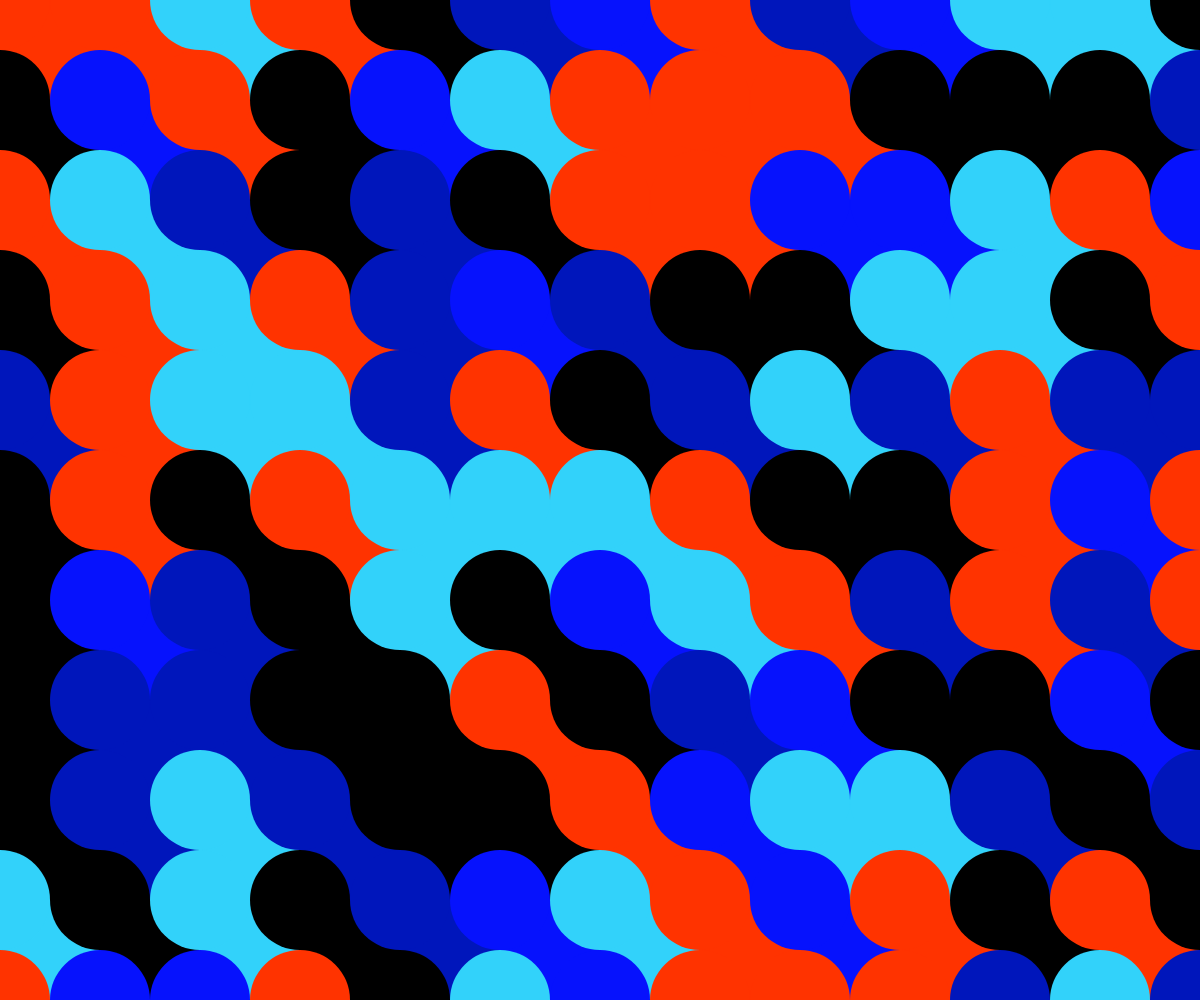
Frame 1 (no input)
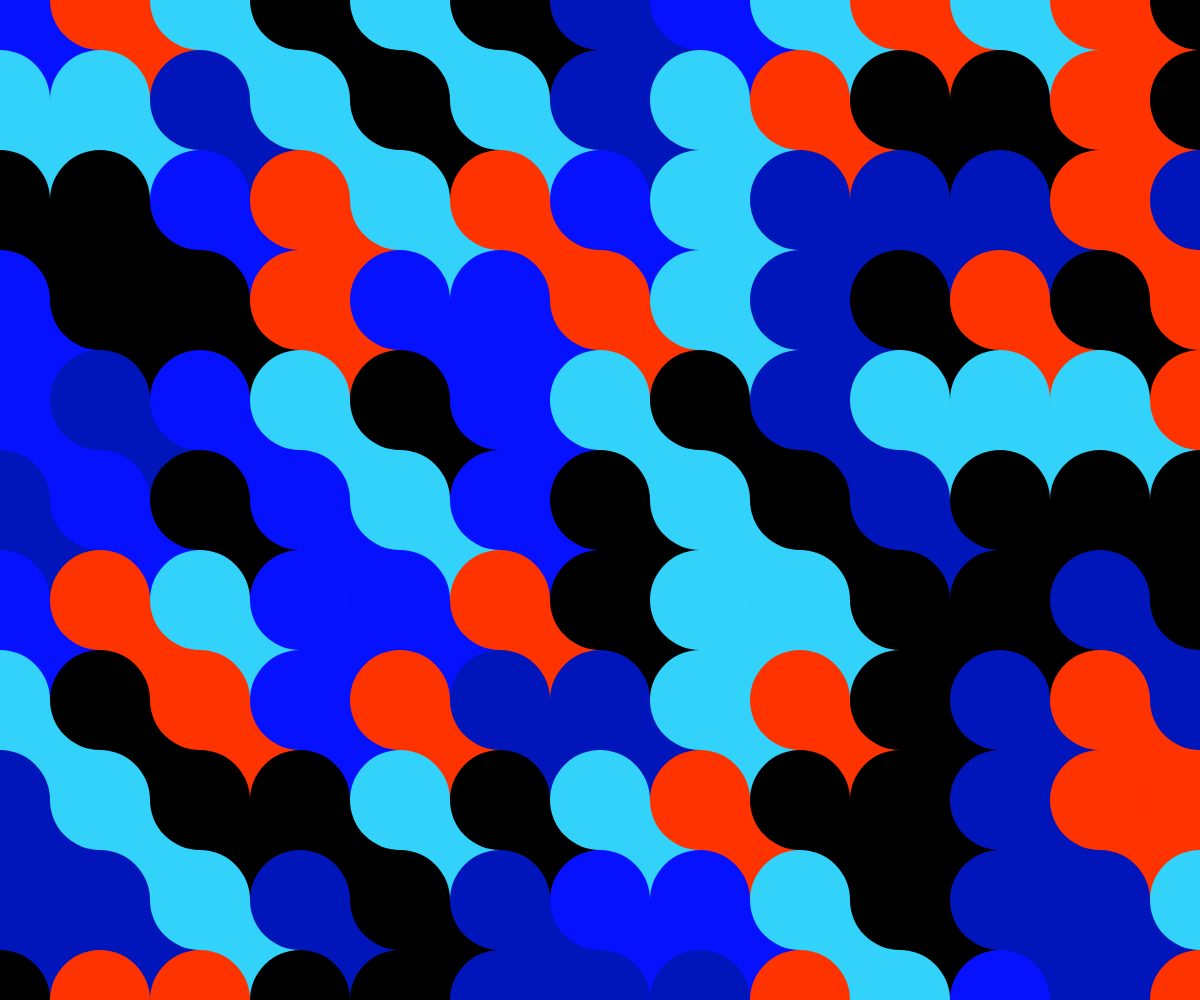
Frame 2 (the mouse pressed at the canvas centre, redrawn once)

The p5.js sketch that drew these frames (run headless with seeded random() and noise() and a simulated clock; the mouse was pressed at the canvas centre and the sketch redrawn once):

// p5.js sketch
// ── sketch.js
/*
Inspired by "rectangular forms" by the Belfort Group
Published in Computer Graphics and Art, 1976, Vol. 1, No. 3 	
*/

let cellSize;

function setup() {
  createCanvas(windowWidth, windowHeight);
  noStroke();
}

function draw() {
  // blendMode(BLEND);
  // background(0);
  // blendMode(DIFFERENCE);

  background(0);
  cellSize = min(width / 10, height / 10);

  for (let x = 0; x < width + cellSize; x += cellSize) {
    for (let y = 0; y < height + cellSize; y += cellSize) {
      
      let chance = random(1);

      if (chance < 0.1) {
        fill(6, 18, 253);
      } else if (chance < 0.4) {
        fill(0);
      } else if (chance < 0.6) {
        fill(50, 210, 250);
      } else if (chance < 0.8) {
        fill(255, 51, 0);
      } else {
        fill(0, 22, 187);
      }
      square(x, y, cellSize);

      if (chance < 0.1) {
        fill(6, 18, 253);
      } else if (chance < 0.4) {
        fill(0);
      } else if (chance < 0.6) {
        fill(50, 210, 250);
      } else if (chance < 0.8) {
        fill(255, 51, 0);
      } else {
        fill(0, 22, 187);
      }
      circle(x, y, cellSize);
    }
  }
  noLoop();
}

function mousePressed() {
  loop();
}

function windowResized() {
  resizeCanvas(windowWidth, windowHeight);
}
